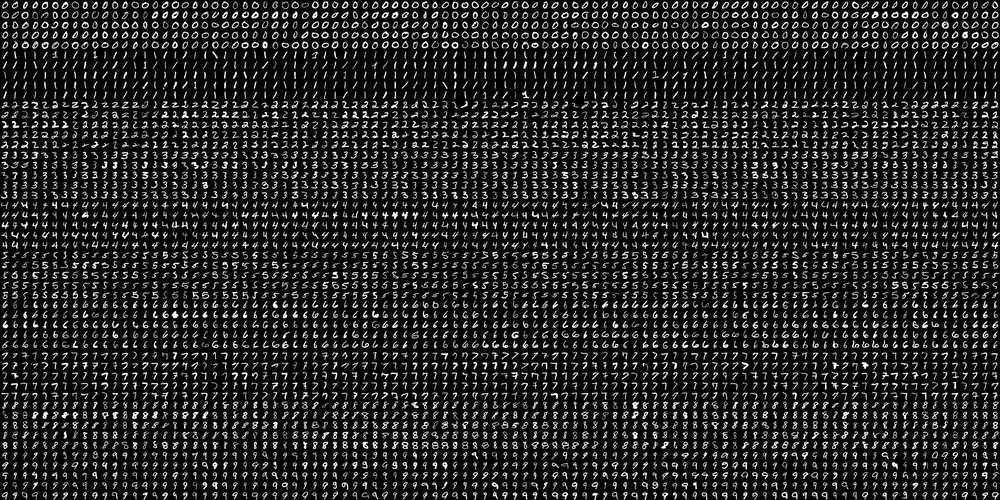
#> input picture data/digits.png, 1000 x 500 px, shrunk from 2000 x 1000 before the run
$ python optical_character_recognition.py
#> lines starting #> are read from the running program, lines starting #| are printed output that depends on the picture; long printed decimals are rounded
import cv2
import numpy as np
CELL_SIZE = 20     # Digit image size.
NCLASSES = 10      # Number of digits.
TRAIN_RATIO = 0.8  # Part of all samples used for training.

digits_img = cv2.imread('../data/digits.png', 0)
#> digits_img is the input picture: shape (500, 1000); min 0, max 255, mean 36.1
digits = [np.hsplit(r, digits_img.shape[1] // CELL_SIZE)
          for r in np.vsplit(digits_img, digits_img.shape[0] // CELL_SIZE)]
#> digits = 25 items
digits = np.array(digits).reshape(-1, CELL_SIZE, CELL_SIZE)
nsamples = digits.shape[0]
#> nsamples = 1250
labels = np.repeat(np.arange(NCLASSES), nsamples // NCLASSES)
#> labels = 1250 values from 0 to 9

for i in range(nsamples):
    m = cv2.moments(digits[i])
    if m['mu02'] > 1e-3:
        s = m['mu11'] / m['mu02']
        M = np.float32([[1, -s, 0.5*CELL_SIZE*s],
                        [0, 1, 0]])
        digits[i] = cv2.warpAffine(digits[i], M, (CELL_SIZE, CELL_SIZE))
#> this loop made 1250 passes
#> (s, M) on passes 1 to 12: (-0.0815, [[1, 0.0815, -0.815], [0, 1, 0]]), (-0.214, [[1, 0.214, -2.14], [0, 1, 0]]), (0.0861, [[1, -0.0861, 0.861], [0, 1, 0]]), (0.00339, [[1, -0.00339, 0.0339], [0, 1, 0]]), (-0.0682, [[1, 0.0682, -0.682], [0, 1, 0]]), (-0.0584, [[1, 0.0584, -0.584], [0, 1, 0]]), (0.0573, [[1, -0.0573, 0.573], [0, 1, 0]]), (0.276, [[1, -0.276, 2.76], [0, 1, 0]]), (-0.0313, [[1, 0.0313, -0.313], [0, 1, 0]]), (-0.0746, [[1, 0.0746, -0.746], [0, 1, 0]]), (-0.0902, [[1, 0.0902, -0.902], [0, 1, 0]]), (0.13, [[1, -0.13, 1.3], [0, 1, 0]])
#> s on pass 100: -0.0408

perm = np.random.permutation(nsamples)
digits = digits[perm]
labels = labels[perm]

def calc_hog(digits):
    win_size = (20, 20)
    block_size = (10, 10)
    block_stride = (10, 10)
    cell_size = (10, 10)
    nbins = 9
    hog = cv2.HOGDescriptor(win_size, block_size, block_stride, cell_size, nbins)
    samples = []
    for d in digits: samples.append(hog.compute(d))
    return np.array(samples, np.float32)

ntrain = int(TRAIN_RATIO * nsamples)
#> ntrain = 1000
fea_hog_train = calc_hog(digits[:ntrain])
#> after the loop in calc_hog, `for d in digits: samples.append(hog.compute(d))`: samples = 1000 items
#> in calc_hog, `return np.array(samples, np.float32)`:
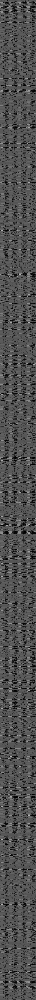
#> returned value: shape (1000, 36) float32; min 0, max 0.7, mean 0.314
fea_hog_test = calc_hog(digits[ntrain:])
#> after the loop in calc_hog (call 2), `for d in digits: samples.append(hog.compute(d))`: samples = 250 items
#> in calc_hog (call 2), `return np.array(samples, np.float32)`:
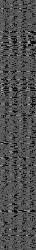
#> returned value: shape (250, 36) float32; min 0, max 0.669, mean 0.314
labels_train, labels_test = labels[:ntrain], labels[ntrain:]

K = 3
knn_model = cv2.ml.KNearest_create()
knn_model.train(fea_hog_train, cv2.ml.ROW_SAMPLE, labels_train)

svm_model = cv2.ml.SVM_create()
svm_model.setGamma(2)
svm_model.setC(1)
svm_model.setKernel(cv2.ml.SVM_RBF)
svm_model.setType(cv2.ml.SVM_C_SVC)
svm_model.train(fea_hog_train, cv2.ml.ROW_SAMPLE, labels_train)

def eval_model(fea, labels, fpred):
    pred = fpred(fea).astype(np.int32)
    acc = (pred.T == labels).mean()*100

    conf_mat = np.zeros((NCLASSES, NCLASSES), np.int32)
    for c_gt, c_pred in zip(labels, pred):
        conf_mat[c_gt, c_pred] += 1

    return acc, conf_mat

knn_acc, knn_conf_mat = eval_model(fea_hog_test, labels_test, lambda fea: knn_model.findNearest(fea, K)[1])
#> in eval_model, `pred = fpred(fea).astype(np.int32)`: pred = 250 values, max 9 at index 21, min 0 at index 4, mean 3.16
#> in eval_model, `acc = (pred.T == labels).mean()*100`: acc = 35.2
#> the loop in eval_model, `for c_gt, c_pred in zip(labels, pred):` made 250 passes
#> (c_gt, c_pred) on passes 1 to 3: (6, [6]), (9, [6]), (3, [5])
#> knn_acc = 35.2
print('KNN accuracy (%):', knn_acc)
#| KNN accuracy (%): 35.200
print('KNN confusion matrix:')
print(knn_conf_mat)
#| [[21  1  0  3  1  1  1  0  0  0]
#|  [ 3 23  0  0  0  0  0  0  1  0]
#|  [ 2  0 10  5  3  2  0  1  0  0]
#|  [ 0  0  5  7  0  3  0  0  0  1]
#|  [ 0  0  6  8  7  2  0  0  0  0]
#|  [ 0  0  6  7  4  7  0  0  0  0]
#|  [ 2  0  8 10  5  0  3  2  1  1]
#|  [ 2  0  2  4  8  0  4  3  1  1]
#|  [ 2  1  3  4  2  3  1  0  4  4]
#|  [ 2  0  4 10  2  3  2  0  2  3]]

svm_acc, svm_conf_mat = eval_model(fea_hog_test, labels_test, lambda fea: svm_model.predict(fea)[1])
#> the loop in eval_model (call 2), `for c_gt, c_pred in zip(labels, pred):` made 250 passes
#> (c_gt, c_pred) on passes 1 to 3: (6, [9]), (9, [8]), (3, [9])
#> svm_acc = 50.8
print('SVM accuracy (%):', svm_acc)
#| SVM accuracy (%): 50.8
print('SVM confusion matrix:')
print(svm_conf_mat)
#| [[22  2  0  1  0  0  2  1  0  0]
#|  [ 4 23  0  0  0  0  0  0  0  0]
#|  [ 1  0 10  1  1  5  2  2  0  1]
#|  [ 0  0  1 10  0  3  0  0  0  2]
#|  [ 0  0  4  6  5  3  3  0  0  2]
#|  [ 0  0  4  3  3 11  0  2  1  0]
#|  [ 1  0  0  6  3  1  8  6  3  4]
#|  [ 1  0  2  0  3  0  2 16  0  1]
#|  [ 1  1  1  3  0  0  1  0 11  6]
#|  [ 2  0  1  2  1  3  0  0  8 11]]
